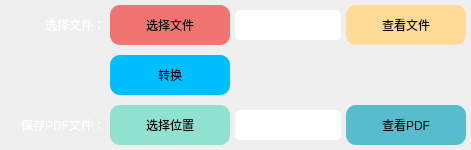
                      <widget class="QFrame" name="frame_all_to_pdf">
                       <property name="frameShape">
                        <enum>QFrame::NoFrame</enum>
                       </property>
                       <layout class="QGridLayout" name="gridLayout_2">
                        <property name="leftMargin">
                         <number>5</number>
                        </property>
                        <property name="topMargin">
                         <number>5</number>
                        </property>
                        <property name="rightMargin">
                         <number>5</number>
                        </property>
                        <property name="bottomMargin">
                         <number>5</number>
                        </property>
                        <property name="horizontalSpacing">
                         <number>5</number>
                        </property>
                        <property name="verticalSpacing">
                         <number>10</number>
                        </property>
                        <item row="0" column="1">
                         <widget class="QPushButton" name="pushButton_openwait_document">
                          <property name="minimumSize">
                           <size>
                            <width>120</width>
                            <height>40</height>
                           </size>
                          </property>
                          <property name="styleSheet">
                           <string notr="true">background:#F17470;
border:none;
border-radius:10px;</string>
                          </property>
                          <property name="text">
                           <string>选择文件</string>
                          </property>
                         </widget>
                        </item>
                        <item row="1" column="1">
                         <widget class="QPushButton" name="pushButton_document_to_pdf">
                          <property name="minimumSize">
                           <size>
                            <width>120</width>
                            <height>40</height>
                           </size>
                          </property>
                          <property name="styleSheet">
                           <string notr="true">background:deepskyblue;
border:none;
border-radius:10px;</string>
                          </property>
                          <property name="text">
                           <string>转换</string>
                          </property>
                         </widget>
                        </item>
                        <item row="1" column="2">
                         <widget class="QLabel" name="label_133">
                          <property name="minimumSize">
                           <size>
                            <width>0</width>
                            <height>40</height>
                           </size>
                          </property>
                          <property name="maximumSize">
                           <size>
                            <width>16777215</width>
                            <height>40</height>
                           </size>
                          </property>
                          <property name="text">
                           <string/>
                          </property>
                          <property name="pixmap">
                           <pixmap>Icons/document_change.png</pixmap>
                          </property>
                          <property name="alignment">
                           <set>Qt::AlignCenter</set>
                          </property>
                         </widget>
                        </item>
                        <item row="0" column="2">
                         <widget class="QLineEdit" name="lineEdit_open_choose_topdf_document">
                          <property name="minimumSize">
                           <size>
                            <width>0</width>
                            <height>30</height>
                           </size>
                          </property>
                          <property name="styleSheet">
                           <string notr="true">background-color:white;
color:black;
border-radius:5px;</string>
                          </property>
                         </widget>
                        </item>
                        <item row="2" column="1">
                         <widget class="QPushButton" name="pushButton_savepdf">
                          <property name="minimumSize">
                           <size>
                            <width>120</width>
                            <height>40</height>
                           </size>
                          </property>
                          <property name="styleSheet">
                           <string notr="true">background:#90E1D0;
border:none;
border-radius:10px;</string>
                          </property>
                          <property name="text">
                           <string>选择位置</string>
                          </property>
                         </widget>
                        </item>
                        <item row="0" column="0">
                         <widget class="QLabel" name="label_127">
                          <property name="minimumSize">
                           <size>
                            <width>100</width>
                            <height>0</height>
                           </size>
                          </property>
                          <property name="styleSheet">
                           <string notr="true">background:transparent;
color:white;</string>
                          </property>
                          <property name="text">
                           <string>选择文件：</string>
                          </property>
                          <property name="alignment">
                           <set>Qt::AlignRight|Qt::AlignTrailing|Qt::AlignVCenter</set>
                          </property>
                         </widget>
                        </item>
                        <item row="2" column="0">
                         <widget class="QLabel" name="label_132">
                          <property name="minimumSize">
                           <size>
                            <width>100</width>
                            <height>0</height>
                           </size>
                          </property>
                          <property name="styleSheet">
                           <string notr="true">background:transparent;
color:white;</string>
                          </property>
                          <property name="text">
                           <string>保存PDF文件：</string>
                          </property>
                          <property name="alignment">
                           <set>Qt::AlignRight|Qt::AlignTrailing|Qt::AlignVCenter</set>
                          </property>
                         </widget>
                        </item>
                        <item row="2" column="2">
                         <widget class="QLineEdit" name="lineEdit_save_newpdf">
                          <property name="minimumSize">
                           <size>
                            <width>0</width>
                            <height>30</height>
                           </size>
                          </property>
                          <property name="styleSheet">
                           <string notr="true">background-color:white;
color:black;
border-radius:5px;</string>
                          </property>
                         </widget>
                        </item>
                        <item row="0" column="3">
                         <widget class="QPushButton" name="pushButton_checkdocument">
                          <property name="minimumSize">
                           <size>
                            <width>120</width>
                            <height>40</height>
                           </size>
                          </property>
                          <property name="styleSheet">
                           <string notr="true">background:#FFDB97;
border:none;
border-radius:10px;</string>
                          </property>
                          <property name="text">
                           <string>查看文件</string>
                          </property>
                         </widget>
                        </item>
                        <item row="2" column="3">
                         <widget class="QPushButton" name="pushButton_check_newpdf">
                          <property name="minimumSize">
                           <size>
                            <width>120</width>
                            <height>40</height>
                           </size>
                          </property>
                          <property name="styleSheet">
                           <string notr="true">background:#57BDCD;
border:none;
border-radius:10px;</string>
                          </property>
                          <property name="text">
                           <string>查看PDF</string>
                          </property>
                         </widget>
                        </item>
                       </layout>
                      </widget>
